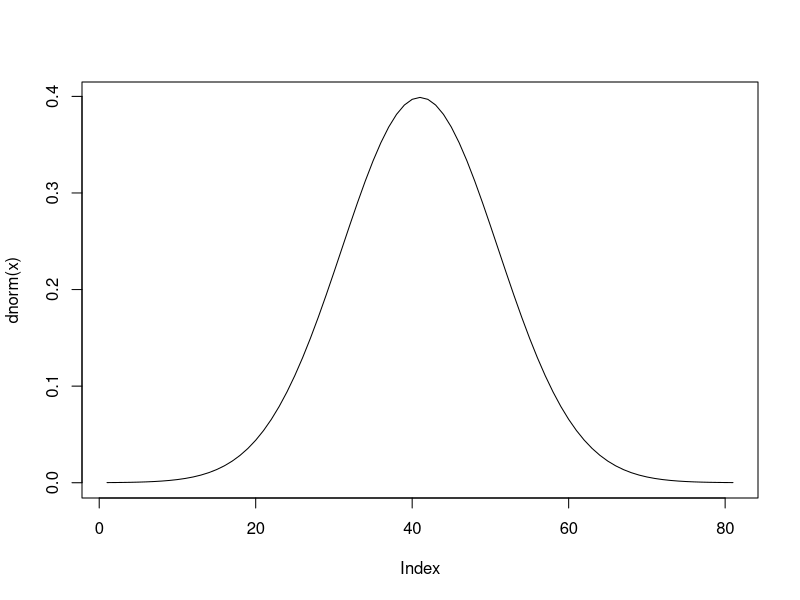
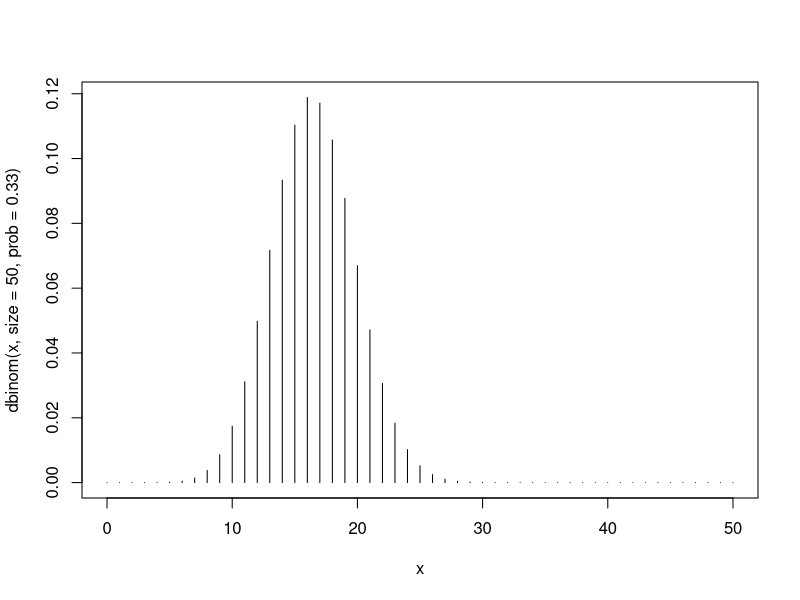
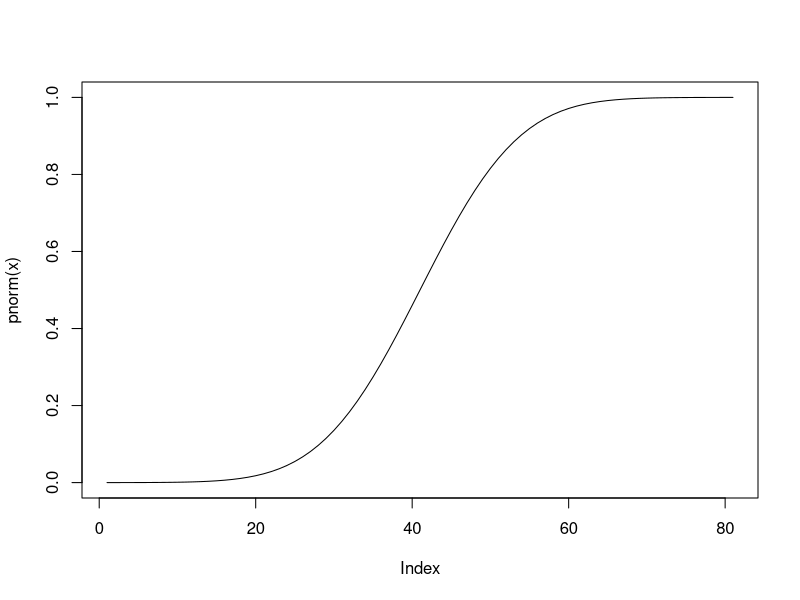
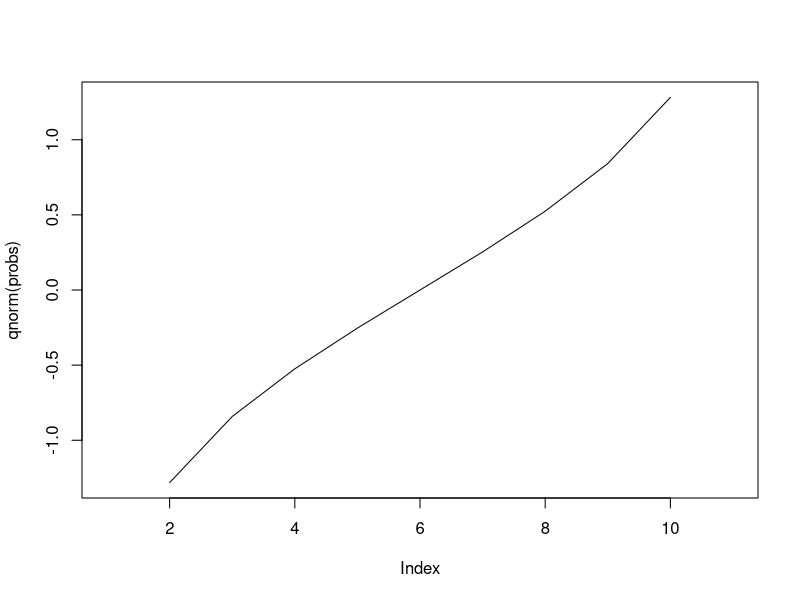

Write R code to recreate these figures, in order.
##########
# 2.5 - The built-in distributions in R
##########

# For each distribution, there are 4 items that can be calculated: 
#density/point probability. cumulative probability, quantiles, and pseudo-random numbers

# Densities, AKA Probability Density Functions (PDFs)
x <- seq(-4,4,0.1)
plot(dnorm(x), type='l')
# Densities of discrete distributions are usually drawn as pin diagrams:
x <- 0:50
plot(x, dbinom(x, size=50, prob=0.33), type='h')

# Cumulated probability, AKA CDFs
x <- seq(-4,4,0.1)
plot(pnorm(x), type='l')

# Quantiles - inverse of CDF
# The p-quantile is the value with the property that there is a probability p of getting a value less than or equal than it
# Median = 50% quantile
probs <- seq(0,1,0.1)
plot(qnorm(probs), type='l')

# Generating random numbers from a given distribution
# Normal distribution
rnorm(10,mean=5,sd=2)
# Uniform distribution
runif(10)
# Binomial distribution
rbinom(10,size=20,prob=0.5)
